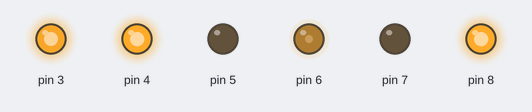
Simulated run of this sketch. Board: Arduino Uno, built with avr-gcc and run on an emulated ATmega328P. On the bench: output pins drawn as LEDs (lit = HIGH).

Above: at 0.1 s.
At 4.3 s:
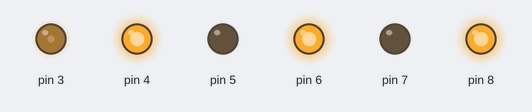
At 19.1 s:
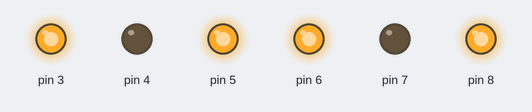
At 38.1 s:
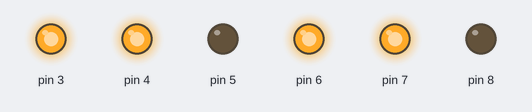
Timing chart, 0 to 39.6 s (numbered marks = the images above):
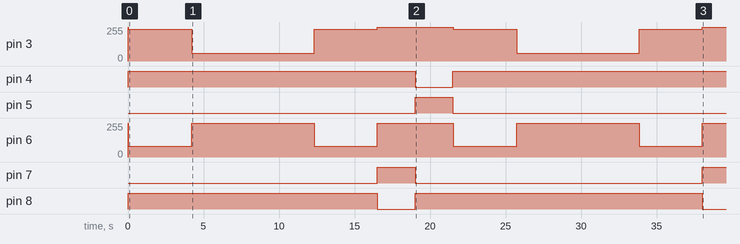

The sketch:

robot_2.ino
```cpp
int a;
void setup() {
for (a=3; a<9; a++) {
pinMode(a, OUTPUT);}
}

void loop() {
analogWrite(3,255);
digitalWrite(4,HIGH);
digitalWrite(5,LOW);
analogWrite(6,255);
digitalWrite(8,HIGH);
digitalWrite(7,LOW);
delay(20);
analogWrite(3,240);
digitalWrite(4,HIGH);
digitalWrite(5,LOW);
analogWrite(6,80);
digitalWrite(8,HIGH);
digitalWrite(7,LOW);
delay(4200);
analogWrite(3,60);
digitalWrite(4,HIGH);
digitalWrite(5,LOW);
analogWrite(6,255);
digitalWrite(8,HIGH);
digitalWrite(7,LOW);
delay(8100);
analogWrite(3,240);
digitalWrite(4,HIGH);
digitalWrite(5,LOW);
analogWrite(6,80);
digitalWrite(8,HIGH);
digitalWrite(7,LOW);
delay(4200);
analogWrite(3,255);
digitalWrite(4,HIGH);
digitalWrite(5,LOW);
analogWrite(6,255);
digitalWrite(7,HIGH);
digitalWrite(8,LOW);
delay(2500);
analogWrite(3,255);
digitalWrite(4,LOW);
digitalWrite(5,HIGH);
analogWrite(6,255);
digitalWrite(7,LOW);
digitalWrite(8,HIGH);
delay(2500);
}
```

Measured:
- by itself, pin 4: LOW → HIGH at 0.00 s, → LOW 19.0 s later, → HIGH 2.5 s later
- by itself, pin 5: LOW → HIGH at 19.0 s, → LOW 2.5 s later
- by itself, pin 7: LOW → HIGH at 16.5 s, → LOW 2.5 s later, → HIGH 19.0 s later
- by itself, pin 8: LOW → HIGH at 0.00 s, → LOW 16.5 s later, → HIGH 2.5 s later, → LOW 19.0 s later
